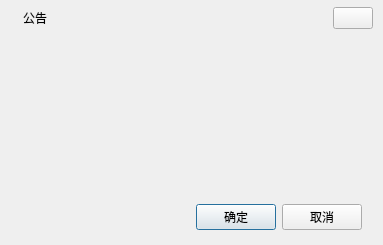
<?xml version="1.0" encoding="UTF-8"?>
<ui version="4.0">
 <class>NoticePublishWnd</class>
 <widget class="QWidget" name="NoticePublishWnd">
  <property name="geometry">
   <rect>
    <x>0</x>
    <y>0</y>
    <width>383</width>
    <height>245</height>
   </rect>
  </property>
  <property name="windowTitle">
   <string notr="true">NoticePublishWnd</string>
  </property>
  <property name="styleSheet">
   <string notr="true"/>
  </property>
  <layout class="QVBoxLayout" name="verticalLayout_3">
   <property name="spacing">
    <number>0</number>
   </property>
   <property name="leftMargin">
    <number>0</number>
   </property>
   <property name="topMargin">
    <number>0</number>
   </property>
   <property name="rightMargin">
    <number>0</number>
   </property>
   <property name="bottomMargin">
    <number>0</number>
   </property>
   <item>
    <widget class="QWidget" name="widgetMain" native="true">
     <layout class="QVBoxLayout" name="verticalLayout_2">
      <property name="spacing">
       <number>0</number>
      </property>
      <property name="leftMargin">
       <number>1</number>
      </property>
      <property name="topMargin">
       <number>1</number>
      </property>
      <property name="rightMargin">
       <number>1</number>
      </property>
      <property name="bottomMargin">
       <number>1</number>
      </property>
      <item>
       <widget class="QWidget" name="widgetTitle" native="true">
        <layout class="QHBoxLayout" name="horizontalLayout">
         <property name="leftMargin">
          <number>9</number>
         </property>
         <property name="topMargin">
          <number>6</number>
         </property>
         <property name="rightMargin">
          <number>9</number>
         </property>
         <property name="bottomMargin">
          <number>6</number>
         </property>
         <item>
          <widget class="QLabel" name="label_logo">
           <property name="text">
            <string/>
           </property>
           <property name="scaledContents">
            <bool>true</bool>
           </property>
          </widget>
         </item>
         <item>
          <widget class="QLabel" name="msgTypeLab">
           <property name="text">
            <string>公告</string>
           </property>
          </widget>
         </item>
         <item>
          <spacer name="horizontalSpacer">
           <property name="orientation">
            <enum>Qt::Horizontal</enum>
           </property>
           <property name="sizeHint" stdset="0">
            <size>
             <width>40</width>
             <height>20</height>
            </size>
           </property>
          </spacer>
         </item>
         <item>
          <widget class="QPushButton" name="btnClose">
           <property name="focusPolicy">
            <enum>Qt::NoFocus</enum>
           </property>
           <property name="text">
            <string/>
           </property>
          </widget>
         </item>
        </layout>
       </widget>
      </item>
      <item>
       <widget class="QWidget" name="widgetBody" native="true">
        <layout class="QVBoxLayout" name="verticalLayout">
         <property name="leftMargin">
          <number>9</number>
         </property>
         <property name="topMargin">
          <number>9</number>
         </property>
         <property name="rightMargin">
          <number>9</number>
         </property>
         <property name="bottomMargin">
          <number>9</number>
         </property>
         <item>
          <widget class="QWidget" name="widget_4" native="true">
           <property name="sizePolicy">
            <sizepolicy hsizetype="Expanding" vsizetype="Expanding">
             <horstretch>0</horstretch>
             <verstretch>0</verstretch>
            </sizepolicy>
           </property>
           <layout class="QHBoxLayout" name="horizontalLayout_3">
            <item>
             <widget class="QLabel" name="msgLabel">
              <property name="layoutDirection">
               <enum>Qt::LeftToRight</enum>
              </property>
              <property name="text">
               <string notr="true"/>
              </property>
              <property name="alignment">
               <set>Qt::AlignLeading|Qt::AlignLeft|Qt::AlignVCenter</set>
              </property>
             </widget>
            </item>
           </layout>
          </widget>
         </item>
         <item>
          <widget class="QWidget" name="widget_3" native="true">
           <layout class="QHBoxLayout" name="horizontalLayout_2">
            <property name="topMargin">
             <number>9</number>
            </property>
            <property name="bottomMargin">
             <number>5</number>
            </property>
            <item>
             <spacer name="horizontalSpacer_left">
              <property name="orientation">
               <enum>Qt::Horizontal</enum>
              </property>
              <property name="sizeHint" stdset="0">
               <size>
                <width>40</width>
                <height>20</height>
               </size>
              </property>
             </spacer>
            </item>
            <item>
             <widget class="QPushButton" name="btnOk">
              <property name="text">
               <string>确定</string>
              </property>
              <property name="checkable">
               <bool>false</bool>
              </property>
              <property name="autoRepeat">
               <bool>true</bool>
              </property>
              <property name="default">
               <bool>true</bool>
              </property>
             </widget>
            </item>
            <item>
             <widget class="QPushButton" name="btnCancel">
              <property name="focusPolicy">
               <enum>Qt::NoFocus</enum>
              </property>
              <property name="text">
               <string>取消</string>
              </property>
             </widget>
            </item>
           </layout>
          </widget>
         </item>
        </layout>
       </widget>
      </item>
     </layout>
    </widget>
   </item>
  </layout>
 </widget>
 <layoutdefault spacing="6" margin="11"/>
 <resources/>
 <connections>
  <connection>
   <sender>btnClose</sender>
   <signal>clicked()</signal>
   <receiver>NoticePublishWnd</receiver>
   <slot>close()</slot>
   <hints>
    <hint type="sourcelabel">
     <x>395</x>
     <y>38</y>
    </hint>
    <hint type="destinationlabel">
     <x>219</x>
     <y>190</y>
    </hint>
   </hints>
  </connection>
 </connections>
</ui>
